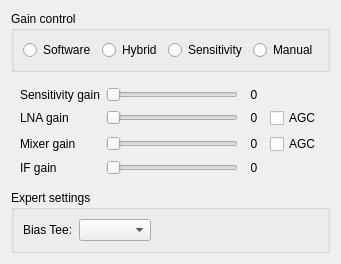
         <widget class="QWidget" name="airspyPage">
          <layout class="QVBoxLayout" name="verticalLayout">
           <item>
            <widget class="QGroupBox" name="airspyGainModeGroup">
             <property name="title">
              <string>Gain control</string>
             </property>
             <layout class="QHBoxLayout" name="horizontalLayout_2">
              <item>
               <widget class="QRadioButton" name="airspyGainModeSw">
                <property name="toolTip">
                 <string>Gain controlled by software using sensitivity gain (SW AGC)</string>
                </property>
                <property name="text">
                 <string>Software</string>
                </property>
               </widget>
              </item>
              <item>
               <widget class="QRadioButton" name="airspyGainModeHybrid">
                <property name="toolTip">
                 <string>LNA and Mixer controlled by device (HW AGC), IF gain controlled by software (SW AGC)</string>
                </property>
                <property name="text">
                 <string>Hybrid</string>
                </property>
               </widget>
              </item>
              <item>
               <widget class="QRadioButton" name="airspyGainModeSensitivity">
                <property name="toolTip">
                 <string>Manual control of sensitivity gain</string>
                </property>
                <property name="text">
                 <string>Sensitivity</string>
                </property>
               </widget>
              </item>
              <item>
               <widget class="QRadioButton" name="airspyGainModeManual">
                <property name="toolTip">
                 <string>Free manual control of all gains</string>
                </property>
                <property name="text">
                 <string>Manual</string>
                </property>
               </widget>
              </item>
             </layout>
            </widget>
           </item>
           <item>
            <widget class="QWidget" name="airspyGainWidget" native="true">
             <layout class="QGridLayout" name="gridLayout_5">
              <item row="5" column="2">
               <widget class="QLabel" name="airspyMixerGainLabel">
                <property name="minimumSize">
                 <size>
                  <width>20</width>
                  <height>0</height>
                 </size>
                </property>
                <property name="text">
                 <string notr="true">0</string>
                </property>
                <property name="alignment">
                 <set>Qt::AlignmentFlag::AlignCenter</set>
                </property>
               </widget>
              </item>
              <item row="0" column="0">
               <widget class="QLabel" name="airspySensitivityGain">
                <property name="text">
                 <string>Sensitivity gain</string>
                </property>
               </widget>
              </item>
              <item row="4" column="3">
               <widget class="QCheckBox" name="airspyLNAAGCCheckbox">
                <property name="toolTip">
                 <string>LNA AGC </string>
                </property>
                <property name="text">
                 <string>AGC</string>
                </property>
               </widget>
              </item>
              <item row="4" column="0">
               <widget class="QLabel" name="airspyLNAGain">
                <property name="text">
                 <string>LNA gain</string>
                </property>
               </widget>
              </item>
              <item row="5" column="0">
               <widget class="QLabel" name="airspyMixerGain">
                <property name="text">
                 <string>Mixer gain</string>
                </property>
               </widget>
              </item>
              <item row="4" column="2">
               <widget class="QLabel" name="airspyLNAGainLabel">
                <property name="text">
                 <string notr="true">0</string>
                </property>
                <property name="alignment">
                 <set>Qt::AlignmentFlag::AlignCenter</set>
                </property>
               </widget>
              </item>
              <item row="5" column="1">
               <widget class="QSlider" name="airspyMixerGainSlider">
                <property name="maximum">
                 <number>21</number>
                </property>
                <property name="orientation">
                 <enum>Qt::Orientation::Horizontal</enum>
                </property>
               </widget>
              </item>
              <item row="0" column="1">
               <widget class="QSlider" name="airspySensitivityGainSlider">
                <property name="maximum">
                 <number>21</number>
                </property>
                <property name="orientation">
                 <enum>Qt::Orientation::Horizontal</enum>
                </property>
               </widget>
              </item>
              <item row="0" column="2">
               <widget class="QLabel" name="airspySensitivityGainLabel">
                <property name="text">
                 <string notr="true">0</string>
                </property>
                <property name="alignment">
                 <set>Qt::AlignmentFlag::AlignCenter</set>
                </property>
               </widget>
              </item>
              <item row="4" column="1">
               <widget class="QSlider" name="airspyLNAGainSlider">
                <property name="maximum">
                 <number>21</number>
                </property>
                <property name="orientation">
                 <enum>Qt::Orientation::Horizontal</enum>
                </property>
               </widget>
              </item>
              <item row="5" column="3">
               <widget class="QCheckBox" name="airspyMixerAGCCheckbox">
                <property name="toolTip">
                 <string>Mixer AGC</string>
                </property>
                <property name="text">
                 <string>AGC</string>
                </property>
               </widget>
              </item>
              <item row="6" column="0">
               <widget class="QLabel" name="airspyIFGain">
                <property name="text">
                 <string>IF gain</string>
                </property>
               </widget>
              </item>
              <item row="6" column="1">
               <widget class="QSlider" name="airspyIFGainSlider">
                <property name="maximum">
                 <number>21</number>
                </property>
                <property name="orientation">
                 <enum>Qt::Orientation::Horizontal</enum>
                </property>
               </widget>
              </item>
              <item row="6" column="2">
               <widget class="QLabel" name="airspyIFGainLabel">
                <property name="text">
                 <string notr="true">0</string>
                </property>
                <property name="alignment">
                 <set>Qt::AlignmentFlag::AlignCenter</set>
                </property>
               </widget>
              </item>
             </layout>
            </widget>
           </item>
           <item>
            <spacer name="verticalSpacer_3">
             <property name="orientation">
              <enum>Qt::Orientation::Vertical</enum>
             </property>
             <property name="sizeType">
              <enum>QSizePolicy::Policy::MinimumExpanding</enum>
             </property>
             <property name="sizeHint" stdset="0">
              <size>
               <width>0</width>
               <height>0</height>
              </size>
             </property>
            </spacer>
           </item>
           <item>
            <widget class="QGroupBox" name="airspyExpertGroup">
             <property name="title">
              <string>Expert settings</string>
             </property>
             <layout class="QHBoxLayout" name="horizontalLayout_12">
              <item>
               <widget class="QLabel" name="airspyBiasTLabel">
                <property name="text">
                 <string>Bias Tee:</string>
                </property>
               </widget>
              </item>
              <item>
               <widget class="QComboBox" name="airspyBiasTCombo"/>
              </item>
              <item>
               <spacer name="horizontalSpacer_5">
                <property name="orientation">
                 <enum>Qt::Orientation::Horizontal</enum>
                </property>
                <property name="sizeHint" stdset="0">
                 <size>
                  <width>40</width>
                  <height>20</height>
                 </size>
                </property>
               </spacer>
              </item>
             </layout>
            </widget>
           </item>
          </layout>
         </widget>
